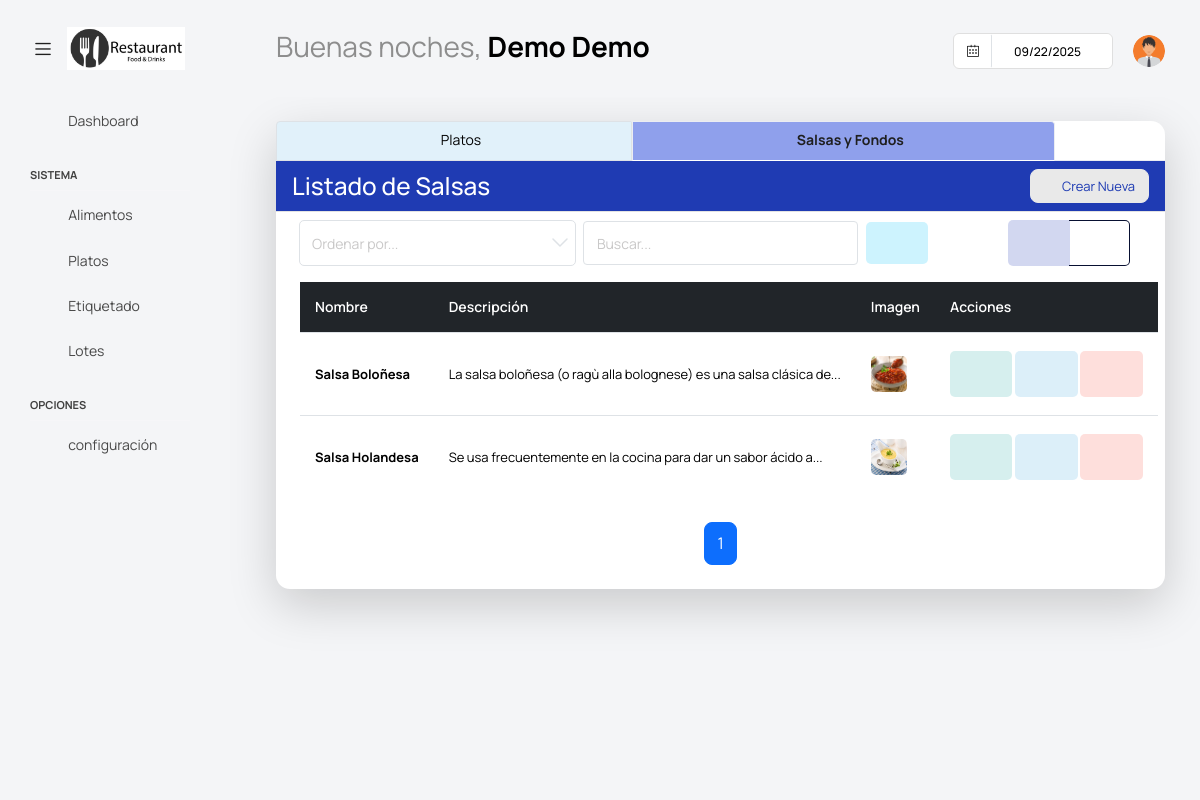
The page /platos/salsas/ (signed in) on the database its author committed.
### app/super/models.py (models this page shows, shortened)
class UserProfile(models.Model):
    centro = models.ForeignKey('Centros' ,on_delete=models.CASCADE, null=True, blank =True)
    user = models.OneToOneField(User, on_delete=models.CASCADE)
    username = models.CharField(max_length=100)
    password = models.CharField(max_length=100)
    nombre = models.CharField(max_length=100)
    apellidos = models.CharField(max_length=100)
    cargo = models.CharField(max_length=100, blank=True, null=True)
    imagen = models.ImageField(default='users/default.png', upload_to='users/', null=True, blank =True)
    estado =models.BooleanField(default=True)

### app/platos/models.py (models this page shows, shortened)
class Salsa(ModeloBaseCentro):
    nombre = models.CharField(max_length=100)
    imagen = models.ImageField(upload_to='salsas/', null=True, blank=True)
    descripcion = models.TextField(blank=True, null=True)
    class Meta:
        verbose_name = 'Salsa'
        verbose_name_plural = 'Salsas'
        unique_together = ('nombre', 'centro')  # Evita nombres duplicados en el mismo centro

### app/platos/views.py (the view)
# urls.py: path('salsas/', SalsaList.as_view(), name='SalsaList'),
class SalsaList(PaginationMixin, LoginRequiredMixin, ListView):
    model = Salsa
    template_name = 'platos/listar_salsas.html'
    context_object_name = 'salsas'
    paginate_by = 10
    def get_queryset(self):
        user_profile = get_object_or_404(UserProfile, user=self.request.user)
        if user_profile.centro:
            queryset = Salsa.objects.filter(centro=user_profile.centro).order_by('nombre')
            search_query = self.request.GET.get('buscar')
            if search_query:
                queryset = queryset.filter(nombre__icontains=search_query)
            return queryset
        return Plato.objects.none()
    def get_context_data(self, **kwargs):
        context = super().get_context_data(**kwargs)
        context.update(datos_centro(self.request))
        if not context['salsas'].exists():
            context['mensaje'] = "No tiene salsas registradas."
        return context

### app/core/mixins.py (called while the page is built)
    def get_context_data(self, **kwargs):
        context = super().get_context_data(**kwargs)
        page_obj = context.get('page_obj')
        if page_obj:
            current_page = page_obj.number
            total_pages = page_obj.paginator.num_pages
            window = self.pagination_window_size
            if total_pages <= (window * 2) + 1:
                context['custom_page_range'] = range(1, total_pages + 1)
            elif current_page <= window:
                context['custom_page_range'] = range(1, (window * 2) + 2)
            elif current_page >= total_pages - window:
                context['custom_page_range'] = range(total_pages - (window * 2), total_pages + 1)
            else:
                context['custom_page_range'] = range(current_page - window, current_page + window + 1)
        return context

### app/core/templatetags/form_tags.py (called while the page is built)
@register.filter
def first_n_words(value, n=10):
    if value:
        words = value.split()
        if len(words) > n:
            return ' '.join(words[:n]) + '...'
        return value
    return value

### templates/platos/listar_salsas.html (shortened to what this page needs)
{% extends "base.html" %}
{% load form_tags %}
{% block content %}
<div class="content-wrapper">
    <div class="card shadow-lg">
        <ul class="nav nav-tabs">
            <li class="nav-item">
                <a class="nav-link {% if request.resolver_match.url_name == 'PlatoList' %}active{% endif %}"
                href="{% url 'platos:PlatoList' %}">
                    <i class="fa fa-cutlery"></i> Platos
                </a>
            </li>
            <li class="nav-item">
                <a class="nav-link active"
                href="{% url 'platos:SalsaList' %}">
                    <i class="fa fa-tint"></i> Salsas y Fondos
                </a>
            </li>
        </ul>
        <div class="card-header bg-primary text-white d-flex justify-content-between align-items-center">
            <h3 class="m-0">Listado de Salsas</h3>
            <a class="btn btn-light btn-sm text-primary rounded" onclick="abrir_modal_edicion('{% url 'platos:SalsaCreate' %}')">
                <i class="fa fa-plus-circle"></i>&nbsp; Crear Nueva
            </a>
        </div>
        <div class="card-body">
            <form method="get" class="row g-2 align-items-center mb-3">
                <div class="col-md-4">
                    <select class="form-select form-select-sm" name="ordenar" id="ordenar" onchange="this.form.submit()">
                        <option value="" disabled selected>Ordenar por...</option>
                    </select>
                </div>
                <div class="col-md-4">
                    <input type="text" class="form-control form-control-sm" placeholder="Buscar..." name="buscar" value="{{ request.GET.buscar }}">
                </div>
                <div class="col-md-2">
                    <button type="submit" class="btn btn-inverse-secondary" style="padding-top: 12px; padding-bottom:12px;">
                        <i class="fa fa-search"></i>
                    </button>
                </div>
                <div class="col-auto">
                    <div class="btn-group" role="group">
                        <button id="btn-lista" type="button" class="btn btn-inverse-primary">
                            <i class="fa fa-list"></i>
                        </button>
                        <button id="btn-cuadricula" type="button" class="btn btn-outline-primary btn-inverse">
                            <i class="fa fa-th"></i>
                        </button>
                    </div>
                </div>
            </form>
            {% if salsas %}
            <div id="vista-lista">
                <div class="table-wrapper">
                    <table class="table table-hover tabla-responsive align-middle">
                        <thead class="table-dark">
                            <tr>
                                <th>Nombre</th>
                                <th>Descripción</th>
                                <th>Imagen</th>
                                <th>Acciones</th>
                            </tr>
                        </thead>
                        <tbody>
                            {% for salsa in salsas %}
                            <tr>
                                <td><strong>{{ salsa.nombre }}</strong></td>
                                <td>{{ salsa.descripcion|first_n_words:12 }}</td>
                                <td>
                                    {% if salsa.imagen %}
                                        <img src="{{ salsa.imagen.url }}" alt="{{ salsa.nombre }}" style="max-width: 80px; max-height: 80px; border-radius: 5px;">
                                    {% else %}
                                        <span class="text-muted">Sin imagen</span>
                                    {% endif %}
                                </td>
                                <td>
                                    <a class="btn btn-inverse-success" onclick="abrir_modal_edicion('{% url 'platos:SalsaDetail' salsa.pk %}')" title="Ver salsa">
                                        <i class="fa fa-eye"></i>
                                    </a>
                                    <a class="btn btn-inverse-info" onclick="abrir_modal_edicion('{% url 'platos:SalsaUpdate' salsa.pk %}')" title="Editar salsa">
                                        <i class="fa fa-pencil"></i>
                                    </a>
                                    <a class="btn btn-inverse-danger" onclick="abrir_modal_edicion('{% url 'platos:SalsaDelete' salsa.pk %}')" title="Eliminar salsa">
                                        <i class="fa fa-trash"></i>
                                    </a>
                                </td>
                            </tr>
                            {% endfor %}
                        </tbody>
                    </table>
                </div>
            </div>
            {% include "core/pagination.html" %}
            {% else %}
            <div class="alert alert-warning text-center mt-3">
                <i class="fa fa-exclamation-circle"></i> No se encontraron salsas.
            </div>
            {% endif %}
        </div>
    </div>
</div>
{% endblock content %}

### templates/base.html (shortened to what this page needs)
{% load static %}
<html lang="es">
<head>
  <link href={% static "vendor/feather/feather.css" %} rel="stylesheet">
  <link href={% static "vendor/mdi/css/materialdesignicons.min.css" %} rel="stylesheet">
  <link href={% static "vendor/ti-icons/css/themify-icons.css" %} rel="stylesheet">
  <link href={% static "vendor/font-awesome/css/font-awesome.min.css" %} rel="stylesheet">
  <link href={% static "vendor/typicons/typicons.css" %} rel="stylesheet">
  <link href={% static "vendor/simple-line-icons/css/simple-line-icons.css" %} rel="stylesheet">
  <link href={% static "vendor/css/vendor.bundle.base.css" %} rel="stylesheet">
  <link href={% static "vendor/bootstrap-datepicker/bootstrap-datepicker.min.css" %} rel="stylesheet">
  <link href={% static "js/select.dataTables.min.css" %} rel="stylesheet" type="text/css" >
  <link rel="stylesheet" href={% static "css/style.css" %}>
</head>
  <body class="with-welcome-text">
    <div class="container-scroller">
      <nav class="navbar default-layout col-lg-12 col-12 p-0 fixed-top d-flex align-items-top flex-row">
        <div class="text-center navbar-brand-wrapper d-flex align-items-center justify-content-start">
          <div class="me-3">
            <button class="navbar-toggler navbar-toggler align-self-center" type="button" data-bs-toggle="minimize">
              <span class="icon-menu"></span>
            </button>
          </div>
          <div>
            <a class="navbar-brand brand-logo" href="index.html">
              <img src="{{ imagen_centro_url }}" style="width:150px !important; height:auto;" alt="{{ centro.nombre }}">
            </a>
          </div>
        </div>
        <div class="navbar-menu-wrapper d-flex align-items-top">
          <ul class="navbar-nav">
            <li class="nav-item fw-semibold d-none d-lg-block ms-0">
              <h1 class="welcome-text">{{ saludo }}, <span class="text-black fw-bold">{{ nombre }} {{ apellidos }}</span></h1>
          </ul>
          <ul class="navbar-nav ms-auto">
            <li class="nav-item d-none d-lg-block">
              <div id="datepicker-popup" class="input-group date datepicker navbar-date-picker">
                <span class="input-group-addon input-group-prepend border-right">
                  <span class="icon-calendar input-group-text calendar-icon"></span>
                </span>
                <input type="text" class="form-control">
              </div>
            </li>
            <li class="nav-item dropdown d-none d-lg-block user-dropdown">
              <a class="nav-link" id="UserDropdown" href="#" data-bs-toggle="dropdown" aria-expanded="false">
                <img class="img-xs rounded-circle" src="{{ imagen_user_url }}" alt="Profile image"> </a>
            </li>
          </ul>
        </div>
      </nav>
    <div class="container-fluid page-body-wrapper">
      <nav class="sidebar sidebar-offcanvas" id="sidebar">
        <ul class="nav">
          <li class="nav-item">
            <a class="nav-link" href="{% url 'dashuser:home' %}">
              <i class="mdi mdi-grid-large menu-icon"></i>
              <span class="menu-title">Dashboard</span>
            </a>
          </li>
          <li class="nav-item nav-category">Sistema</li>
            <li class="nav-item">
              <a class="nav-link" href="{% url 'dashuser:AlimentoList' %}">
                <i class="menu-icon mdi mdi-food-variant"></i>
                <span class="menu-title">Alimentos</span>
              </a>
            </li>
            <li class="nav-item">
              <a class="nav-link" href="{% url 'platos:PlatoList' %}">
                <i class="menu-icon mdi mdi-food-turkey"></i>
                <span class="menu-title">Platos</span>
              </a>
            </li>
            <li class="nav-item">
              <a class="nav-link" href="{% url 'platos:generar_etiqueta' %}">
                <i class="menu-icon mdi mdi-tag"></i>
                <span class="menu-title">Etiquetado</span>
              </a>
            </li>
            <li class="nav-item">
              <a class="nav-link" href="{% url 'platos:LotesResumenListView' %}">
                <i class="menu-icon mdi mdi-package-variant"></i>
                <span class="menu-title">Lotes</span>
              </a>
            </li>
          <li class="nav-item nav-category">Opciones</li>
            <li class="nav-item">
              <a class="nav-link" data-bs-toggle="collapse" href="#confi" aria-expanded="false" aria-controls="confi">
                <i class="menu-icon mdi mdi-filter"></i>
                <span class="menu-title">configuración</span>
                <i class="menu-arrow"></i>
              </a>
            </li>
        </ul>
      </nav>
      <div class="main-panel">
          {% block content %}
          {% endblock content %}
      </div>
  </div>
</body>
</html>

### templates/platos/listar_salsas.html (style rules this page uses)
.nav-tabs .nav-link { padding: 12px 32px; font-size: 16px; border-radius: 8px 8px 0 0; padding-right:150px; padding-left:150px; line-height: 0.8; font-size: 14px; background-color: #E1F1FA; }
.nav-tabs .nav-link.active { background-color: #8FA0EC; font-weight: bold; }

### rows shown on the page
UserProfile: nombre "Demo", apellidos "Demo"
Salsa: nombre "Salsa Boloñesa", descripcion|first_n_words "La salsa boloñesa (o ragù alla bolognese) es una salsa clásica de...", imagen (picture)
Salsa: nombre "Salsa Holandesa", descripcion|first_n_words "Se usa frecuentemente en la cocina para dar un sabor ácido a...", imagen (picture)

### other values the page prints
{{ saludo }} "Buenas noches"
{{ page }} "1"
